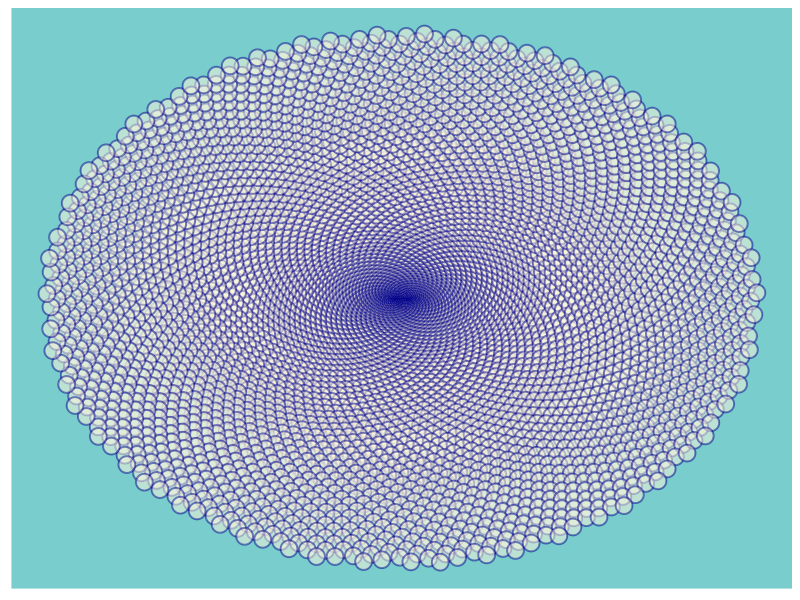

This figure's R source:
# Drawing in ggplot2 with mathematics, using the Golden Angle.

# No external dataset needed! Change size, shape, number of points, colors, or the math functions.

library(ggplot2)
options(repr.plot.width = 4, repr.plot.height = 4)

points <- 5000
angle <- pi * (3 - sqrt(5))
t <- (1:points) * angle
x <- sin(t)
y <- cos(t)
df <- data.frame(t, x, y)
p_magic <- ggplot(df, aes(x*t, y*t)) +
  geom_point(size = 5, shape =21, alpha = 0.5, color = "darkblue", fill = "cornsilk", stroke = 1)
p_magic + theme(panel.background = element_rect(fill = "darkslategray3"),
          axis.text = element_blank(),
          axis.title = element_blank(),
          axis.ticks = element_blank(),
          panel.grid = element_blank(),
          legend.position = "none")

